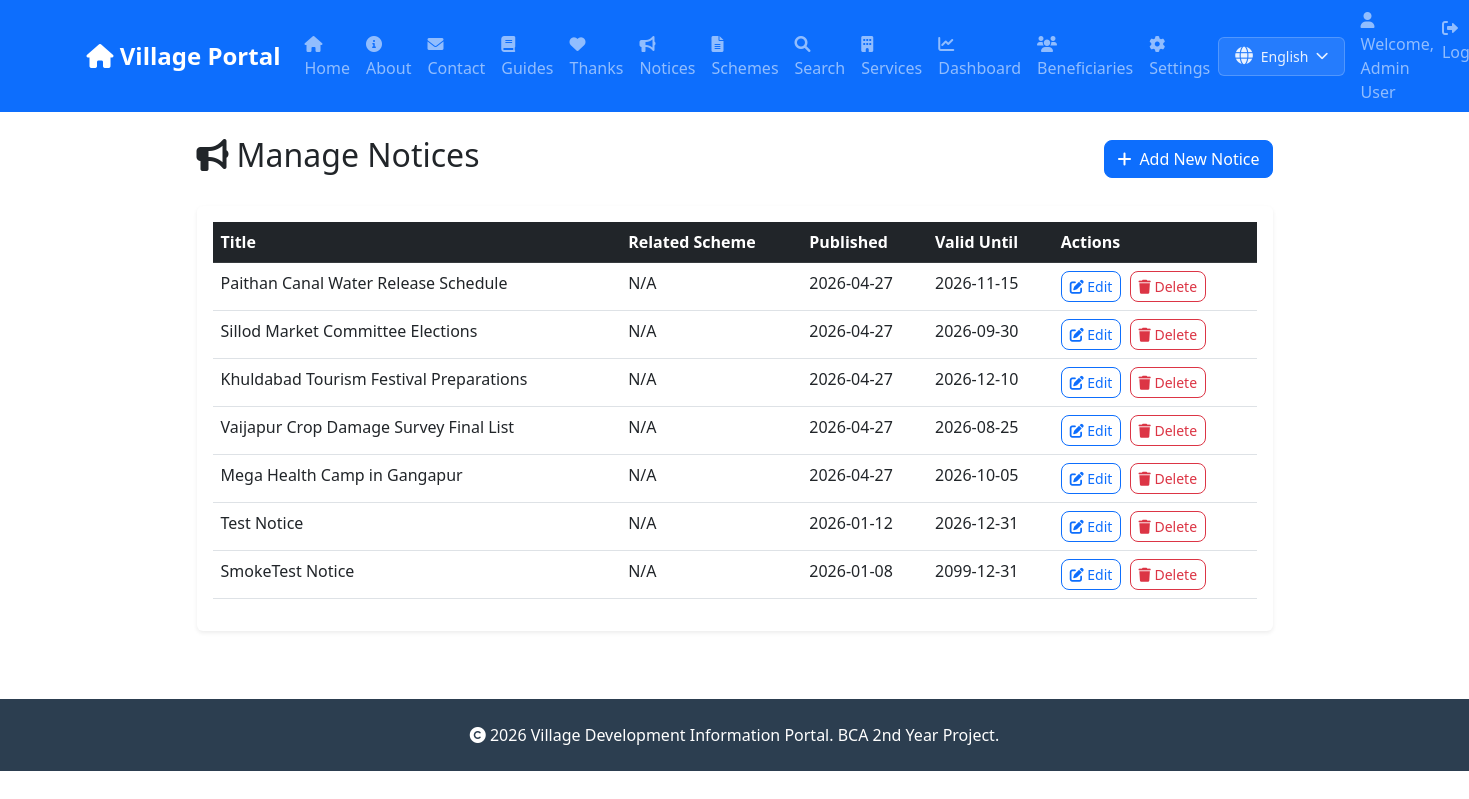
Page /admin/notices (signed in) on the committed database.
### tables this page shows
CREATE TABLE users (
            id INTEGER PRIMARY KEY AUTOINCREMENT,
            name TEXT NOT NULL,
            email TEXT UNIQUE NOT NULL,
            password_hash TEXT NOT NULL,
            role TEXT NOT NULL,
            created_at TIMESTAMP DEFAULT CURRENT_TIMESTAMP
        , theme_preference TEXT DEFAULT 'light', location TEXT);

CREATE TABLE notices (
            id INTEGER PRIMARY KEY AUTOINCREMENT,
            title TEXT NOT NULL,
            description TEXT,
            publish_date TIMESTAMP DEFAULT CURRENT_TIMESTAMP,
            valid_until TIMESTAMP,
            attachment_url TEXT,
            created_by INTEGER
        , scheme_id INTEGER);

### app.py (the view)
@app.route('/admin/notices')
@login_required
def admin_notices():
    if current_user.role != 'admin':
        flash('Access denied', 'error')
        return redirect(url_for('index'))
    conn = get_db()
    cursor = conn.cursor()
    cursor.execute('SELECT n.*, s.title as scheme_title FROM notices n LEFT JOIN schemes s ON n.scheme_id = s.id ORDER BY n.publish_date DESC')
    notices = cursor.fetchall()
    cursor.execute('SELECT id, title FROM schemes')
    schemes = cursor.fetchall()
    conn.close()
    return render_template('admin_notices.html', notices=notices, schemes=schemes)

### app.py (called while the page is built)
def get_db():
    db_path = app.config.get('DATABASE', 'database.db')
    conn = sqlite3.connect(db_path)
    conn.row_factory = sqlite3.Row
    return conn

@login_manager.user_loader
def load_user(user_id):
    conn = get_db()
    cursor = conn.cursor()
    cursor.execute('SELECT * FROM users WHERE id = ?', (user_id,))
    user = cursor.fetchone()
    conn.close()
    if user:
        return User(user['id'], user['name'], user['email'], user['role'], dict(user).get('location'))
    return None

### templates/admin_notices.html
{% extends "base.html" %}
{% block content %}
<div class="row justify-content-center">
    <div class="col-lg-10">
        <div class="d-flex justify-content-between align-items-center mb-4">
            <h2><i class="fas fa-bullhorn me-2"></i>Manage Notices</h2>
            <a href="{{ url_for('admin_add_notice') }}" class="btn btn-primary">
                <i class="fas fa-plus me-2"></i>Add New Notice
            </a>
        </div>
        <div class="card shadow-sm">
            <div class="card-body">
                {% if notices %}
                <div class="table-responsive">
                    <table class="table table-hover">
                        <thead class="table-dark">
                            <tr>
                                <th>Title</th>
                                <th>Related Scheme</th>
                                <th>Published</th>
                                <th>Valid Until</th>
                                <th>Actions</th>
                            </tr>
                        </thead>
                        <tbody>
                            {% for notice in notices %}
                            <tr>
                                <td>{{ notice.title }}</td>
                                <td>{{ notice.scheme_title or 'N/A' }}</td>
                                <td>{{ notice.publish_date[:10] }}</td>
                                <td>{{ notice.valid_until or 'N/A' }}</td>
                                <td>
                                    <a href="{{ url_for('admin_edit_notice', notice_id=notice.id) }}"
                                        class="btn btn-sm btn-outline-primary me-1">
                                        <i class="fas fa-edit"></i> Edit
                                    </a>
                                    <a href="{{ url_for('admin_delete_notice', notice_id=notice.id) }}"
                                        class="btn btn-sm btn-outline-danger" onclick="return confirm('Are you sure?')">
                                        <i class="fas fa-trash"></i> Delete
                                    </a>
                                </td>
                            </tr>
                            {% endfor %}
                        </tbody>
                    </table>
                </div>
                {% else %}
                <div class="text-center py-4">
                    <p class="text-muted">No notices found.</p>
                    <a href="{{ url_for('admin_add_notice') }}" class="btn btn-primary">Add First Notice</a>
                </div>
                {% endif %}
            </div>
        </div>
    </div>
</div>
{% endblock %}

### templates/base.html (shortened to what this page needs)
<!DOCTYPE html>
<html lang="en">
<head>
    <link href="https://cdn.jsdelivr.net/npm/bootstrap@5.3.0/dist/css/bootstrap.min.css" rel="stylesheet">
    <link rel="stylesheet" href="https://cdnjs.cloudflare.com/ajax/libs/font-awesome/6.0.0/css/all.min.css">
</head>
<body>
    <nav class="navbar navbar-expand-lg navbar-dark bg-primary sticky-top">
        <div class="container">
            <a class="navbar-brand" href="/">
                <i class="fas fa-home"></i> Village Portal
            </a>
            <div class="collapse navbar-collapse" id="navbarNav">
                <ul class="navbar-nav me-auto">
                    <li class="nav-item">
                        <a class="nav-link" href="/">
                            <i class="fas fa-house"></i> Home
                        </a>
                    </li>
                    <li class="nav-item">
                        <a class="nav-link" href="/about">
                            <i class="fas fa-info-circle"></i> About
                        </a>
                    </li>
                    <li class="nav-item">
                        <a class="nav-link" href="/contact">
                            <i class="fas fa-envelope"></i> Contact
                        </a>
                    </li>
                    <li class="nav-item">
                        <a class="nav-link" href="/documentation">
                            <i class="fas fa-book"></i> Guides
                        </a>
                    </li>
                    <li class="nav-item">
                        <a class="nav-link" href="/acknowledgements">
                            <i class="fas fa-heart"></i> Thanks
                        </a>
                    </li>
                    <li class="nav-item">
                        <a class="nav-link" href="/notices">
                            <i class="fas fa-bullhorn"></i> Notices
                        </a>
                    </li>
                    <li class="nav-item">
                        <a class="nav-link" href="/schemes">
                            <i class="fas fa-file-alt"></i> Schemes
                        </a>
                    </li>
                    <li class="nav-item">
                        <a class="nav-link" href="/search">
                            <i class="fas fa-search"></i> Search
                        </a>
                    </li>
                    <li class="nav-item">
                        <a class="nav-link" href="/services">
                            <i class="fas fa-building"></i> Services
                        </a>
                    </li>
                    {% if current_user.is_authenticated and current_user.role == 'admin' %}
                    <li class="nav-item">
                        <a class="nav-link" href="/admin/dashboard">
                            <i class="fas fa-chart-line"></i> Dashboard
                        </a>
                    </li>
                    <li class="nav-item">
                        <a class="nav-link" href="/beneficiaries">
                            <i class="fas fa-users"></i> Beneficiaries
                        </a>
                    </li>
                    {% endif %}
                    {% if current_user.is_authenticated %}
                    <li class="nav-item">
                        <a class="nav-link" href="/settings">
                            <i class="fas fa-cog"></i> Settings
                        </a>
                    </li>
                    {% endif %}
                </ul>
                <ul class="navbar-nav">
                    <li class="nav-item d-flex align-items-center me-3">
                        <div class="language-switcher-container">
                            <button class="language-switcher-btn" id="languageSwitcherBtn"
                                onclick="toggleLanguageDropdown(event)">
                                <i class="fas fa-globe"></i>
                                <span id="currentLanguageDisplay">English</span>
                                <i class="fas fa-chevron-down" style="font-size: 0.8rem;"></i>
                            </button>
                        </div>
                    </li>
                    {% if current_user.is_authenticated %}
                    <li class="nav-item">
                        <span class="navbar-text me-3">
                            <i class="fas fa-user"></i> Welcome, {{ current_user.name }}
                        </span>
                    </li>
                    <li class="nav-item">
                        <a class="nav-link" href="/logout">
                            <i class="fas fa-sign-out-alt"></i> Logout
                        </a>
                    </li>
                    {% else %}
                    <li class="nav-item">
                        <a class="nav-link" href="/login">
                            <i class="fas fa-sign-in-alt"></i> Admin Login
                        </a>
                    </li>
                    {% endif %}
                </ul>
            </div>
        </div>
    </nav>
    <div class="container mt-4">
        {% block content %}{% endblock %}
    </div>
    <footer class="footer bg-dark text-white py-4 mt-5">
        <div class="container text-center">
            <p class="mb-0">
                <i class="fas fa-copyright"></i> 2026 Village Development Information Portal.
                BCA 2nd Year Project.
            </p>
        </div>
    </footer>
</body>
</html>

### templates/base.html (style rules this page uses)
.navbar-brand { font-weight: bold; font-size: 1.5rem; }
.card { margin-bottom: 20px; border: none; box-shadow: 0 2px 10px rgba(0, 0, 0, 0.1); }
.footer { margin-top: 50px; background: #2c3e50 !important; }
.btn { border-radius: 8px; }
.nav-link { font-weight: 500; }
body, html { top: 0px !important; margin-top: 0px !important; padding-top: 0px !important; }
.language-switcher-btn { display: flex; align-items: center; justify-content: center; gap: 8px; padding: 8px 16px; background-color: rgba(255, 255, 255, 0.1); color: rgba(255, 255, 255, 0.9); border: 1px solid rgba(255, 255, 255, 0.2); border-radius: 6px; cursor: pointer; font-size: 14px; font-weight: 500; transition: all 0.3s ease; text-decoration: none; white-space: nowrap; }
.language-switcher-btn i { font-size: 1.1rem; }
.language-switcher-container { position: relative; }

### rows in the picture
users: name "Admin User"
notices: title "Paithan Canal Water Release Schedule", scheme_title "N/A", publish_date "2026-04-27", valid_until "2026-11-15"
notices: title "Sillod Market Committee Elections", scheme_title "N/A", publish_date "2026-04-27", valid_until "2026-09-30"
notices: title "Khuldabad Tourism Festival Preparations", scheme_title "N/A", publish_date "2026-04-27", valid_until "2026-12-10"
notices: title "Vaijapur Crop Damage Survey Final List", scheme_title "N/A", publish_date "2026-04-27", valid_until "2026-08-25"
notices: title "Mega Health Camp in Gangapur", scheme_title "N/A", publish_date "2026-04-27", valid_until "2026-10-05"
notices: title "Test Notice", scheme_title "N/A", publish_date "2026-01-12", valid_until "2026-12-31"
notices: title "SmokeTest Notice", scheme_title "N/A", publish_date "2026-01-08", valid_until "2099-12-31"
